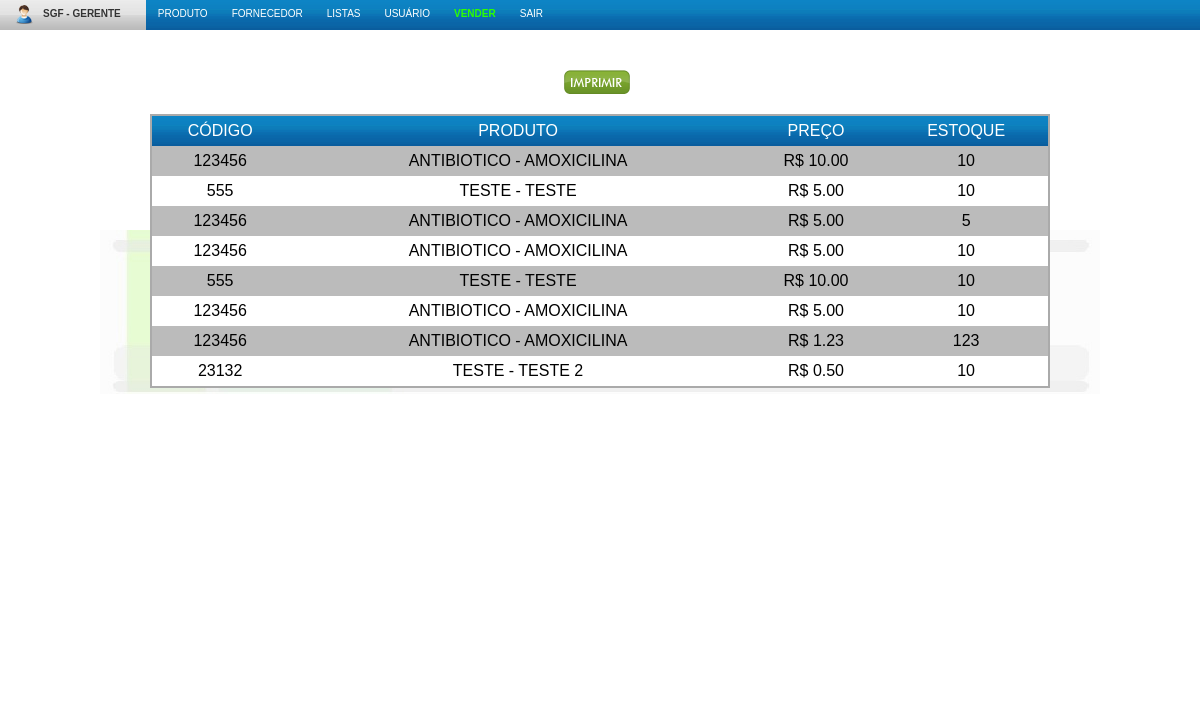
Page /main/estoque.php (signed in) on the committed database.
### tables this page shows
CREATE TABLE IF NOT EXISTS `entrada_produto` (
  `idEntrada` int(11) NOT NULL AUTO_INCREMENT,
  `idProduto` int(11) NOT NULL,
  `idFornecedor` int(11) DEFAULT NULL,
  `nf` varchar(100) NOT NULL,
  `dataNf` date NOT NULL,
  `quantidade` int(11) NOT NULL,
  `precoUnidade` decimal(8,2) NOT NULL,
  PRIMARY KEY (`idEntrada`)
);

CREATE TABLE IF NOT EXISTS `produto` (
  `idProduto` int(11) NOT NULL AUTO_INCREMENT,
  `tipo` varchar(100) NOT NULL,
  `marca` varchar(100) NOT NULL,
  `descricao` varchar(255) DEFAULT NULL,
  `codBarra` bigint(20) NOT NULL,
  `dataFab` date NOT NULL,
  `lote` varchar(100) NOT NULL,
  `dataVal` date NOT NULL,
  `dataCadastro` timestamp NOT NULL DEFAULT CURRENT_TIMESTAMP,
  PRIMARY KEY (`idProduto`)
);

### class/Produto.class.php (called while the page is built, shortened)
<?php
class Produto {
	public static function listarProdutosEstoque() {
		$query = "SELECT p.* , e.* FROM produto p
                    INNER JOIN entrada_produto e ON e.idProduto = p.idProduto";
		$res = mysql_query($query);
		return $res;
	}
}
?>

### function/Uppercase.func.php (called while the page is built)
<?php
function converteM($term, $tp) {
    if ($tp == 1) $palavra = strtr(strtoupper($term),"àáâãäåæçèéêëìíîïðñòóôõö÷øùüúþÿ","ÀÁÂÃÄÅÆÇÈÉÊËÌÍÎÏÐÑÒÓÔÕÖ×ØÙÜÚÞß");
    elseif ($tp == 0) $palavra = strtr(strtolower($term),"ÀÁÂÃÄÅÆÇÈÉÊËÌÍÎÏÐÑÒÓÔÕÖ×ØÙÜÚÞß","àáâãäåæçèéêëìíîïðñòóôõö÷øùüúþÿ");
    return $palavra;
}
?>

### main/estoque.php (the view, shortened to what this page needs)
<?php
include '../function/Uppercase.func.php';
include 'topo.php';
$produtos = Produto::listarProdutosEstoque();
?>
<input type="button" class="bt_imprimir" id="bt_imprimir" value="Imprimir Lista" />
<table cellpadding=0 cellspacing=0 class="tbl_estoque">
	<thead>
		<tr>
			<td>C&oacute;digo</td>
			<td>Produto</td>
			<td>Pre&ccedil;o</td>
			<td>Estoque</td>
		</tr>
	</thead>
	<tbody>
<?php
while($row = mysql_fetch_array($produtos)) {
	$table .= "<tr>";
	$table .= " <td>".$row['codBarra']."</td>";
    $table .= " <td>".converteM($row['tipo'],1)." - ".converteM($row['marca'],1)."</td>";
	$table .= " <td>R$ ".$row['precoUnidade']."</td>";
	$table .= " <td>".$row['quantidade']."</td>";
	$table .= "</tr>";
}
print $table;
?>
	</tbody>
</table>
<?php include 'rodape.php'; ?>

### css/estilo.css (style rules this page uses)
body { text-align:center; margin:0; font: normal 16px tahoma, Arial, Helvetica, sans-serif; text-transform: uppercase; }
table { margin: 0 auto; }
.tbl_cadProduto ,.tbl_altProduto, .tbl_entradaProd, .tbl_venda, .tbl_listaProd, .tbl_estoque { margin-top: 50px; }
.tbl_listaProd, .tbl_estoque, .tbl_vendaD { border:2px solid #aaa; }
input { height: 25px; }
input, textarea, select { text-transform: uppercase; width:200px; }
.bt_imprimir { background: url('../imagens/layout/bt_imprimir.png') no-repeat; width: 66px; }
.bt_buscar, .bt_entrar, .bt_enviar, .bt_fechar, .bt_gerar, .bt_entrar, .bt_gravar, .bt_imprimir, .bt_iniciar, .bt_limpar, .bt_salvar, .bt_voltar, .bt_zerar { background-position:0px -24px; height: 24px; padding: 0; margin: 10px 6px 0 0; text-indent: -9999px; border: 0; cursor: pointer; }

### css/menu.css (style rules this page uses)
* { margin: 0; padding: 0; font-size: 100%; }

### main/estoque.php (style rules this page uses)
.tbl_estoque { display:block; }
.tbl_estoque tr td { border: 1px solid #000; }
.tbl_estoque thead { color: #000 !important; font-weight: bold !important; }
table { border: 0; width: 900px; }
table tr td { height: 30px; }
#bt_imprimir { margin-top: 40px !important; }
.tbl_estoque { margin-top: 20px !important; }

### rows in the picture
entrada_produto: idProduto.codBarra "123456", idProduto.tipo "ANTIBIOTICO", idProduto.marca "AMOXICILINA", precoUnidade "10.00", quantidade "10"
entrada_produto: idProduto.codBarra "555", idProduto.tipo "TESTE", idProduto.marca "TESTE", precoUnidade "5.00", quantidade "10"
entrada_produto: idProduto.codBarra "123456", idProduto.tipo "ANTIBIOTICO", idProduto.marca "AMOXICILINA", precoUnidade "5.00", quantidade "5"
entrada_produto: idProduto.codBarra "123456", idProduto.tipo "ANTIBIOTICO", idProduto.marca "AMOXICILINA", precoUnidade "5.00", quantidade "10"
entrada_produto: idProduto.codBarra "555", idProduto.tipo "TESTE", idProduto.marca "TESTE", precoUnidade "10.00", quantidade "10"
entrada_produto: idProduto.codBarra "123456", idProduto.tipo "ANTIBIOTICO", idProduto.marca "AMOXICILINA", precoUnidade "5.00", quantidade "10"
entrada_produto: idProduto.codBarra "123456", idProduto.tipo "ANTIBIOTICO", idProduto.marca "AMOXICILINA", precoUnidade "1.23", quantidade "123"
entrada_produto: idProduto.codBarra "23132", idProduto.tipo "TESTE", idProduto.marca "TESTE 2", precoUnidade "0.50", quantidade "10"

### other values in the picture
$_SESSION['usuario']['nome'] "GERENTE"
